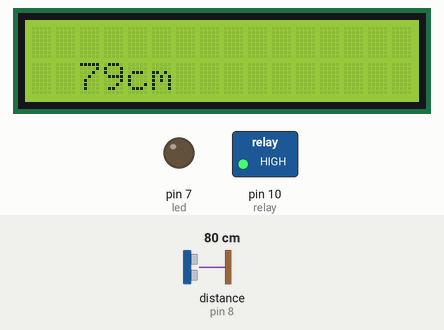
This sketch was run on a simulated Arduino Uno, built with avr-gcc and run on an emulated ATmega328P. Parts: 16×2 character LCD, switched loads named in the sketch (green lamp = pin HIGH), output pins drawn as LEDs (lit = HIGH). Wiring (inferred from the names in the program): ultrasonic range finder: trigger pin 9; echo pin 8. The test bench sets the inputs (shaded band); at power-on: distance to the obstacle (sensor on pin 8) 80 cm. The echo pulse lasts 58.3 µs per cm; pins used as bus, display or sensor lines are not drawn; what the sketch prints to the serial monitor is not drawn.

Above: at 1.2 s.
1.3 s: distance to the obstacle (sensor on pin 8) set to 8 cm
At 2.3 s:
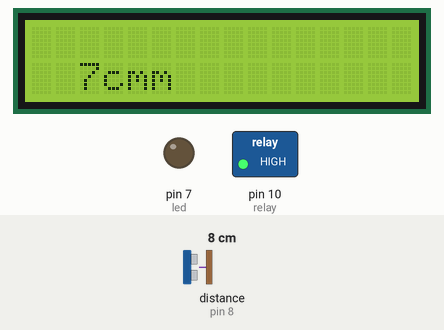
5.9 s: distance to the obstacle (sensor on pin 8) set to 5 cm
At 7.7 s:
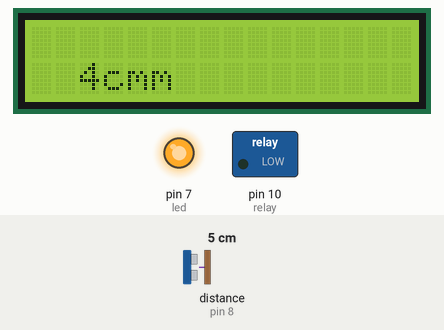
8.0 s: distance to the obstacle (sensor on pin 8) set to 2 cm
At 10.3 s:
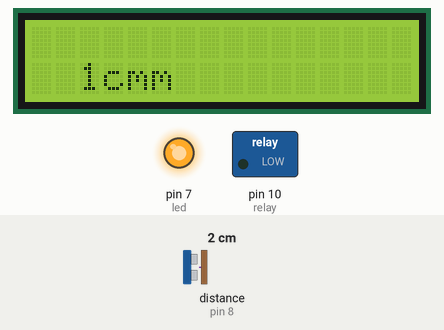
Timing chart, 0 to 11.8 s (numbered marks = the images above; inputs shaded):
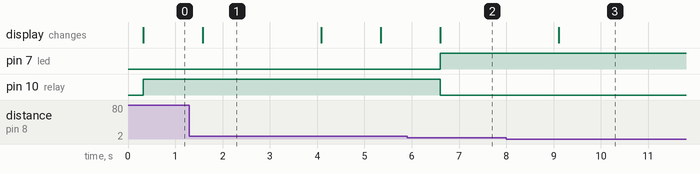

The sketch:

Sonar_water_project.ino
```cpp
int trigPin = 9;
int echoPin= 8;
int led = 7;
int relay =10;
long duration;
int cm;
#include <Wire.h>
#include <LiquidCrystal_I2C.h>
LiquidCrystal_I2C lcd(0x27,16,2);
void setup()
{
  lcd.init();
  lcd.backlight();
  Serial.begin(9600);
  pinMode(trigPin, OUTPUT);
  pinMode(echoPin, INPUT);
  pinMode(led, OUTPUT);
  pinMode(relay, OUTPUT);
}

void loop()
{
 digitalWrite(trigPin,LOW);
 delayMicroseconds(2);
 digitalWrite(trigPin,HIGH);
 delayMicroseconds(4);
 digitalWrite(trigPin,LOW);
 pinMode(echoPin,INPUT);
 duration=pulseIn(echoPin,HIGH);
 cm=(duration/2)/29.1;
 delay(250);
 Serial.print(cm);
 Serial.print("cm");
 lcd.setCursor(2,1);

lcd.print(cm);
lcd.print("cm");

   if (cm<=5)
   {
 digitalWrite(led,HIGH);
 digitalWrite(relay,LOW);

 delay(1000);
}
   else
   {
 digitalWrite(led,LOW);
  digitalWrite(relay,HIGH);

 delay(1000);
}

}
```

Measured:
- the behaviour switches between 7 and 6 cm on distance to the obstacle (sensor on pin 8) (found by bisection; images 1 and 2)
- after the input at 1.3 s, the display: changes after 0.28 s (image 1)
- after the input at 5.9 s, pin 7 (led): LOW → HIGH after 0.70 s; pin 10 (relay): HIGH → LOW after 0.70 s; the display: changes after 0.70 s (image 2)
- after the input at 8.0 s, the display: changes after 1.1 s (image 3)
- what the display in image 1 shows lasts 2.5 s, from 1.6 s to 4.1 s
